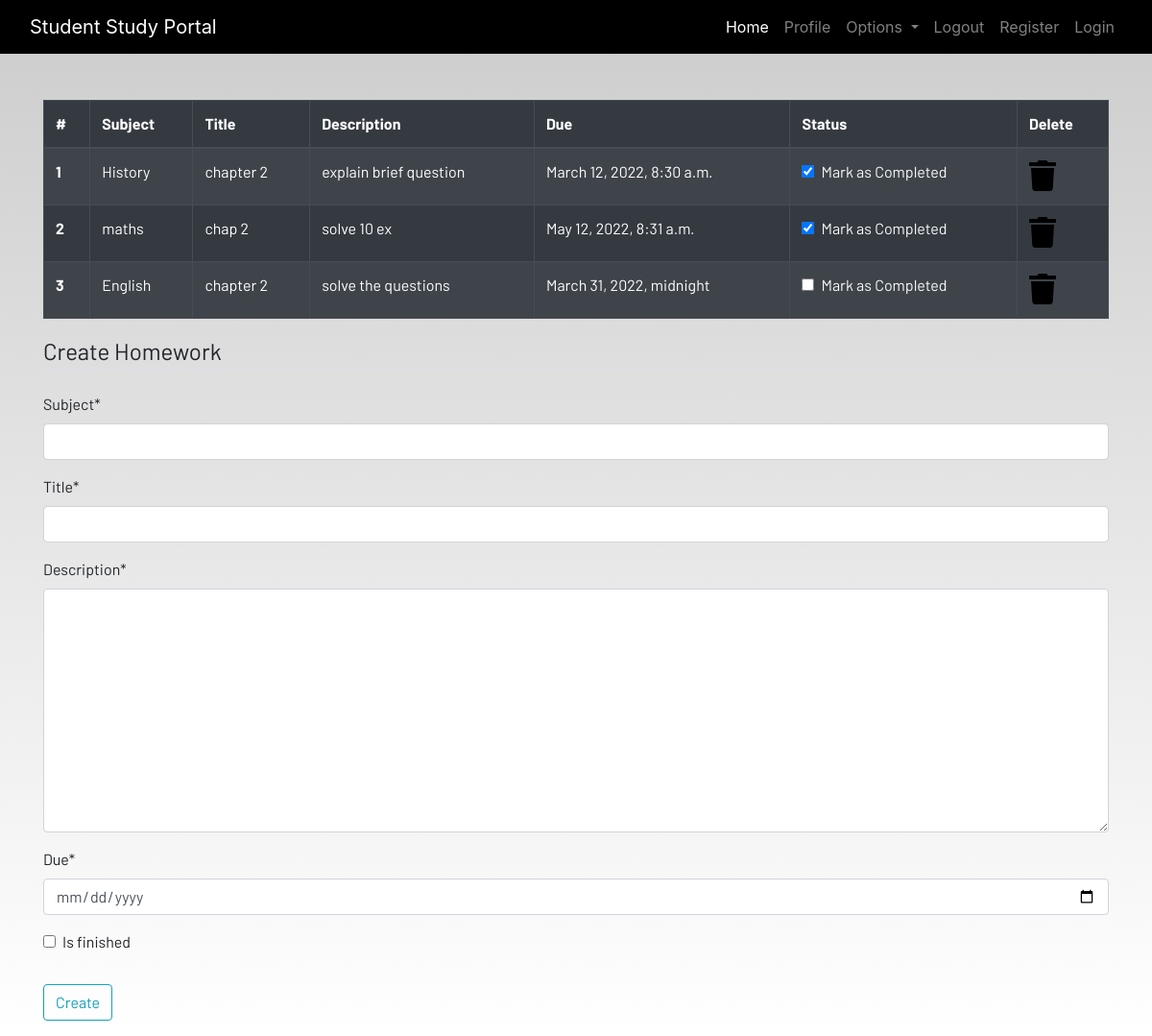
The app's page /homework (signed in), older data.
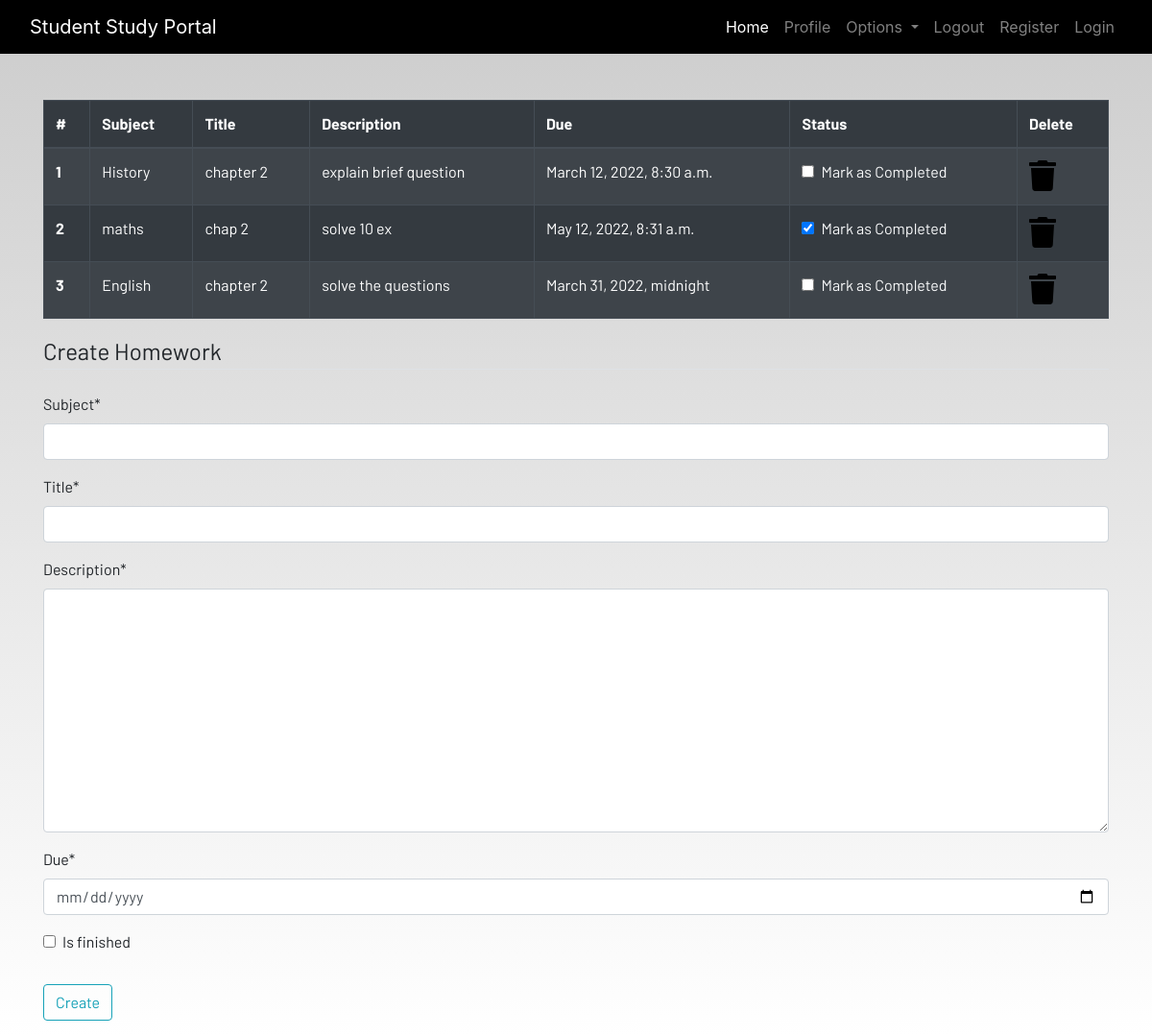
The same page, newer data.
### Dashboard/models.py (models this page shows, shortened)
class Homework(models.Model):
    user = models.ForeignKey(User, on_delete=models.CASCADE)
    subject = models.CharField(max_length=50)
    title = models.CharField(max_length=100)
    description = models.TextField()
    due = models.DateTimeField()
    is_finished = models.BooleanField(default=False)

### Dashboard/views.py (the view)
# urls.py: path('homework',views.homework, name="homework"),
def homework(request):
    if request.method == "POST":
        form = HomeworkForm(request.POST)
        if form.is_valid():
            try:
                finished = request.POST['is_finished']    #if form is finished is returns true else false
                if finished == 'on':
                    finished = True
                else:
                    finished = False
            except:
                finished = False
            homeworks = Homework(
                user = request.user,
                subject = request.POST['subject'],
                title = request.POST['title'],
                description = request.POST['description'],
                due = request.POST['due'],
                is_finished = finished
            )
            homeworks.save()            #to save all details of the Homework
            messages.success(request,f'Homework Added from {request.user.username}!!') #added success msg
    else:                               #if request is not post
            form = HomeworkForm()
    homework = Homework.objects.filter(user=request.user)
    if len(homework) == 0:
        homework_done = True
    else:
        homework_done = False
    context={'homeworks':homework,
             'homeworks_done':homework_done,
             'form':form,
            }
    return render(request,'Dashboard/homework.html',context)

### Dashboard/forms.py
class HomeworkForm(forms.ModelForm):
    class Meta:
        model = Homework
        widgets = {'due':DateInput()}
        fields = ['subject','title','description','due','is_finished']

### Dashboard/templates/dashboard/homework.html (shortened to what this page needs)
{% extends 'dashboard/base.html' %}
{% load static %}
{% load crispy_forms_tags %}
{% block content %}
<div class="container">
    {% if not homework_done %}
    <table class="table table-striped table-bordered table-hover table-dark">
        <thead>
            <tr>
                <th scope="col">#</th>
                <th scope="col">Subject</th>
                <th scope="col">Title</th>
                <th scope="col">Description</th>
                <th scope="col">Due</th>
                <th scope="col">Status</th>
                <th scope="col">Delete</th>
            </tr>
        </thead>
        <tbody>
            {% for homework in homeworks %}
            <tr>
                <th scope="row">{{forloop.counter}}</th>
                <td>{{homework.subject}}</td>
                <td>{{homework.title}}</td>
                <td>{{homework.description}}</td>
                <td>{{homework.due}}</td>
                <td>
                    <a href="{% url 'update-homework' homework.id %}">
                        <div class="form-check">
                            {% if homework.is_finished == True %}
                            <input class="form-check-input" type="checkbox" value="" checked>
                            {% else %}
                            <input class="form-check-input" type="checkbox" value="" >
                            {% endif %}
                            <label class="form-check-label text-light" for="flexCheckDefault">
                                Mark as Completed
                            </label>
                        </div>
                    </a>
                </td>
                <td><a href="{% url 'delete-homework' homework.id %}"><i class="fa fa-trash fa-2x"></i></a></td>
            </tr>
            {% endfor %}
        </tbody>
    </table>
    {% else %}
    <h4>All homeworks are completed!! Create to have more!!</h4>
{% endif %}
</div>
<div class=" container">
    <form method="POST">
        <fieldset class="form-group">
            <legend class="border-bottom mb-4">Create Homework</legend>
            {{form|crispy}}
        </fieldset>
        <div class="form-group">
            <button href="" class="btn btn-outline-info" type="submit">
                Create
            </button>
        </div>
    </form>
</div>
{% endblock content %}

Row changes from the older to the newer data that the page shows:
changed Homework "History": value "☑" → "☐"
